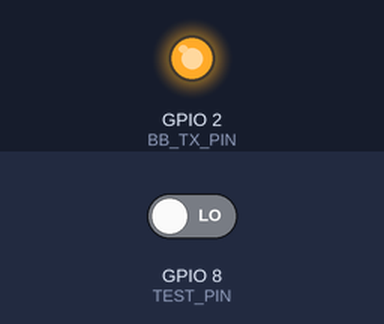
A sketch run on a simulated ESP32-S3. Shown: output pins drawn as LEDs (lit = HIGH). Inputs (shaded band) come from the test bench; at power-on: GPIO 8 (TEST_PIN) LOW. What the sketch prints to the serial monitor is not drawn.

Above: at 1.2 s.
1.3 s: GPIO 8 (TEST_PIN) driven HIGH
At 1.48 s:
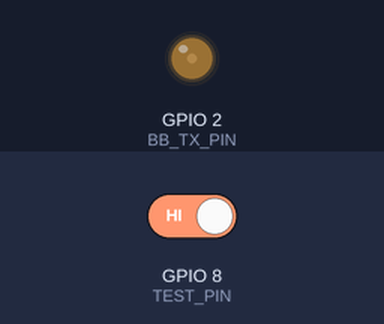
4.3 s: GPIO 8 (TEST_PIN) driven LOW
At 5.4 s:
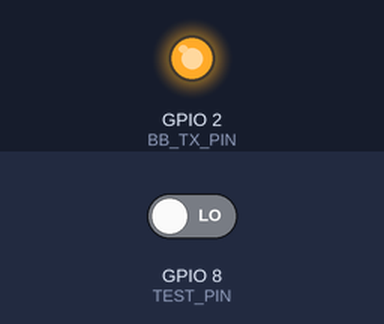
Timing chart, 0 to 7.3 s (numbered marks = the images above; inputs shaded):
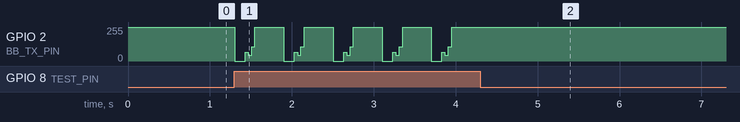

The sketch:

ESP32_Bitbang_Reply_Impl.ino
```cpp
// UART→BitBang Repeater (ESP32-S3 + FreeRTOS)
// - UART: GPIO44 (RX), GPIO43 (TX), 9600bps
// - BitBang TX: GPIO2 (300bps, LSB First)
// - OLED: GPIO4(SDA), GPIO5(SCL) ※未使用可
// - テストスイッチ: GPIO8 (HIGHでテスト送信)

#include <Arduino.h>
#include <freertos/FreeRTOS.h>
#include <freertos/task.h>
#include <freertos/queue.h>

#define UART_RX_PIN 44
#define UART_TX_PIN 43
#define BB_TX_PIN 2
#define TEST_PIN 8

#define BAUD_UART 9600
#define BAUD_BITBANG 300
#define BIT_DURATION_US (1000000 / BAUD_BITBANG)

#define MAX_PACKET_SIZE 6

QueueHandle_t bitbangTxQueue;

void bitBangSendByte(uint8_t b) {
  noInterrupts();
  digitalWrite(BB_TX_PIN, LOW);  // Start bit
  delayMicroseconds(BIT_DURATION_US);

  for (uint8_t i = 0; i < 8; i++) {
    digitalWrite(BB_TX_PIN, (b >> i) & 0x01);
    delayMicroseconds(BIT_DURATION_US);
  }

  digitalWrite(BB_TX_PIN, HIGH); // Stop bit
  delayMicroseconds(BIT_DURATION_US);
  interrupts();
}

void bitBangSendPacket(uint8_t *packet, size_t len) {
  for (size_t i = 0; i < len; i++) {
    bitBangSendByte(packet[i]);
  }
}

void TaskUartReceive(void *pvParameters) {
  uint8_t buffer[MAX_PACKET_SIZE];
  size_t len = 0;

  while (1) {
    if (Serial2.available()) {
      buffer[len++] = Serial2.read();
      delay(3);  // 連続読み取りのための簡易ウェイト
      if (len >= MAX_PACKET_SIZE) {
        Serial.print("UART RX: ");
        for (int i = 0; i < len; i++) Serial.printf("%02X ", buffer[i]);
        Serial.println();

        xQueueSend(bitbangTxQueue, buffer, 0);
        len = 0;
      }
    }
    vTaskDelay(1);
  }
}

void TaskBitBangSend(void *pvParameters) {
  uint8_t buffer[MAX_PACKET_SIZE];
  while (1) {
    if (xQueueReceive(bitbangTxQueue, buffer, portMAX_DELAY) == pdTRUE) {
      Serial.print("BitBang TX: ");
      for (int i = 0; i < MAX_PACKET_SIZE; i++) Serial.printf("%02X ", buffer[i]);
      Serial.println();
      bitBangSendPacket(buffer, MAX_PACKET_SIZE);
    }
  }
}

void TaskTestSender(void *pvParameters) {
  const uint8_t testPacket[MAX_PACKET_SIZE] = {0x80, 0x60, 0xA0, 0x00, 0x00, 0x30};
  while (1) {
    if (digitalRead(TEST_PIN) == HIGH) {
      Serial.println("[TEST] Sending test packet...");
      xQueueSend(bitbangTxQueue, (void*)testPacket, 0);
      delay(500);
    }
    vTaskDelay(100);
  }
}

void setup() {
  Serial.begin(115200);
  Serial2.begin(BAUD_UART, SERIAL_8N1, UART_RX_PIN, UART_TX_PIN);

  pinMode(BB_TX_PIN, OUTPUT);
  digitalWrite(BB_TX_PIN, HIGH);  // Idle High

  pinMode(TEST_PIN, INPUT_PULLDOWN);

  bitbangTxQueue = xQueueCreate(8, MAX_PACKET_SIZE);

  xTaskCreatePinnedToCore(TaskUartReceive, "UART_RX", 4096, NULL, 1, NULL, 1);
  xTaskCreatePinnedToCore(TaskBitBangSend, "BB_TX", 4096, NULL, 1, NULL, 1);
  xTaskCreatePinnedToCore(TaskTestSender,  "TEST",   2048, NULL, 1, NULL, 0);

  Serial.println("UART → BitBang Repeater Ready");
}

void loop() {
  // OLEDは無しの場合、このloopは使われない
}
```

Measured:
- after the input at 1.3 s, GPIO 2 (BB_TX_PIN): 255/255 → 0/255 at once, then repeats every 0.60 s: 64/255 0.04 s, 42/255 0.04 s, 106/255 0.04 s, 255/255 0.35 s, 0/255 0.13 s
- after the input at 4.3 s, GPIO 2 (BB_TX_PIN): stops changing and stays 255/255
